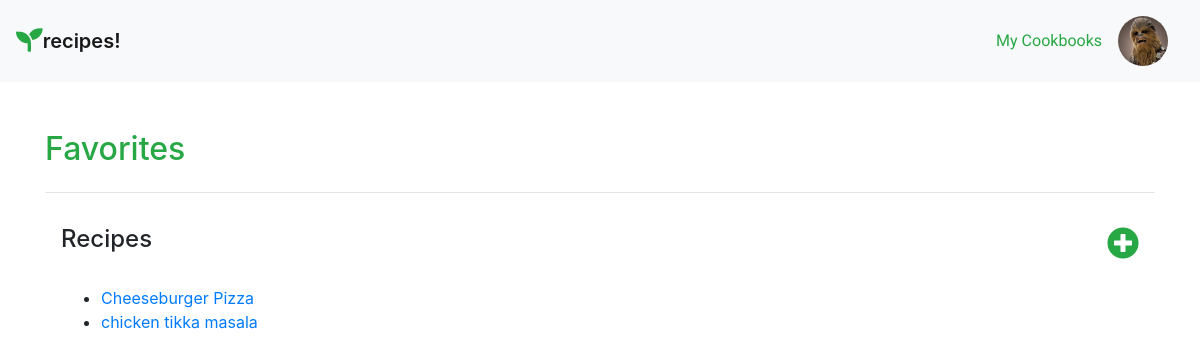
Page /home/cookbook/1 (signed in) on the earlier database version.
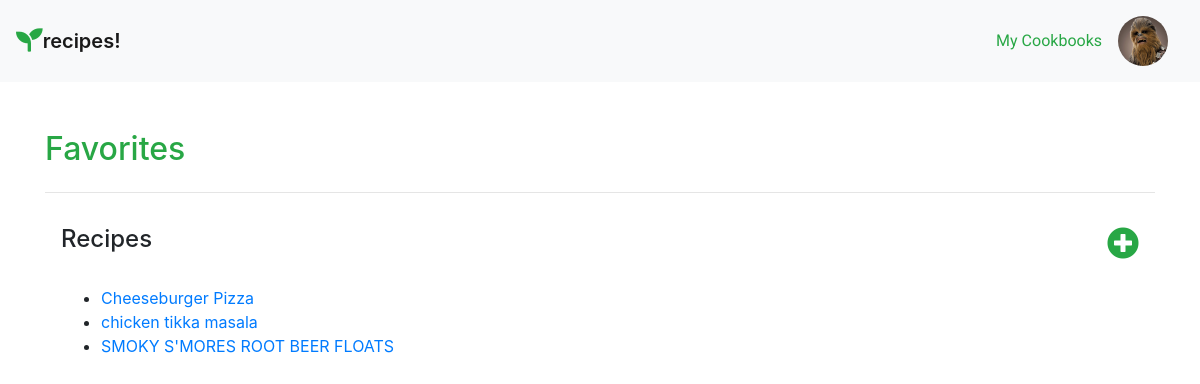
Same page on the later database version.
### recipeApp/models.py (models this page shows, shortened)
class Recipe(models.Model):
    user_name = models.ForeignKey(User, on_delete=models.CASCADE, default=1)
    name = models.CharField(max_length=200)
    description = models.TextField()
    total_time = models.CharField(max_length=200)
    image = models.ImageField(default='recipe.jpg', upload_to='recipe_pics')
    ingredients = models.TextField()
    instructions = models.TextField()
    notes = models.TextField()

### recipeApp/views.py (the view)
# urls.py: path('cookbook/<int:id>', views.cookbook, name="cookbook"),
@login_required()
def cookbook(request, id):
    cookbook = Cookbook.objects.get(id=id)
    recipes = Recipe.objects.all()
    return render(request, 'recipeApp/cookbook.html', {'cookbook': cookbook, 'recipes': recipes})

### recipeApp/templates/recipeApp/cookbook.html (shortened to what this page needs)
{% extends 'recipeApp/base.html' %}
{% block body %}
<div class="container py-5">
    <div class="row">
        <div class="col">
            <h2 class="text-success">{{cookbook.book_name}}</h2>
        </div>
    </div>
    <hr>
    <div class="row p-3">
        <div class="col-6 pb-4">
            <h4>Recipes</h4>
        </div>
        <div class="col-6 text-right pb-4 my-auto">
           <a href="{% url 'recipeApp:add-recipe' %}"><i class="fas text-success fa-plus-circle fa-2x"></i></a>
        </div>
        <div class="col-12">
            <ul>
                {% for recipe in recipes %}
                    {% ifequal recipe.user_name|stringformat:"s" request.user.username|stringformat:"s"%}
                        <li><a href="{% url 'recipeApp:recipe' recipe.id %}">{{recipe.name}}</a></li>
                    {% endifequal %}
                {% endfor %}
            </ul>
        </div>
    </div>
</div>
{% endblock %}

Differences in the rows shown:
added Recipe: name "SMOKY S'MORES ROOT BEER FLOATS"
